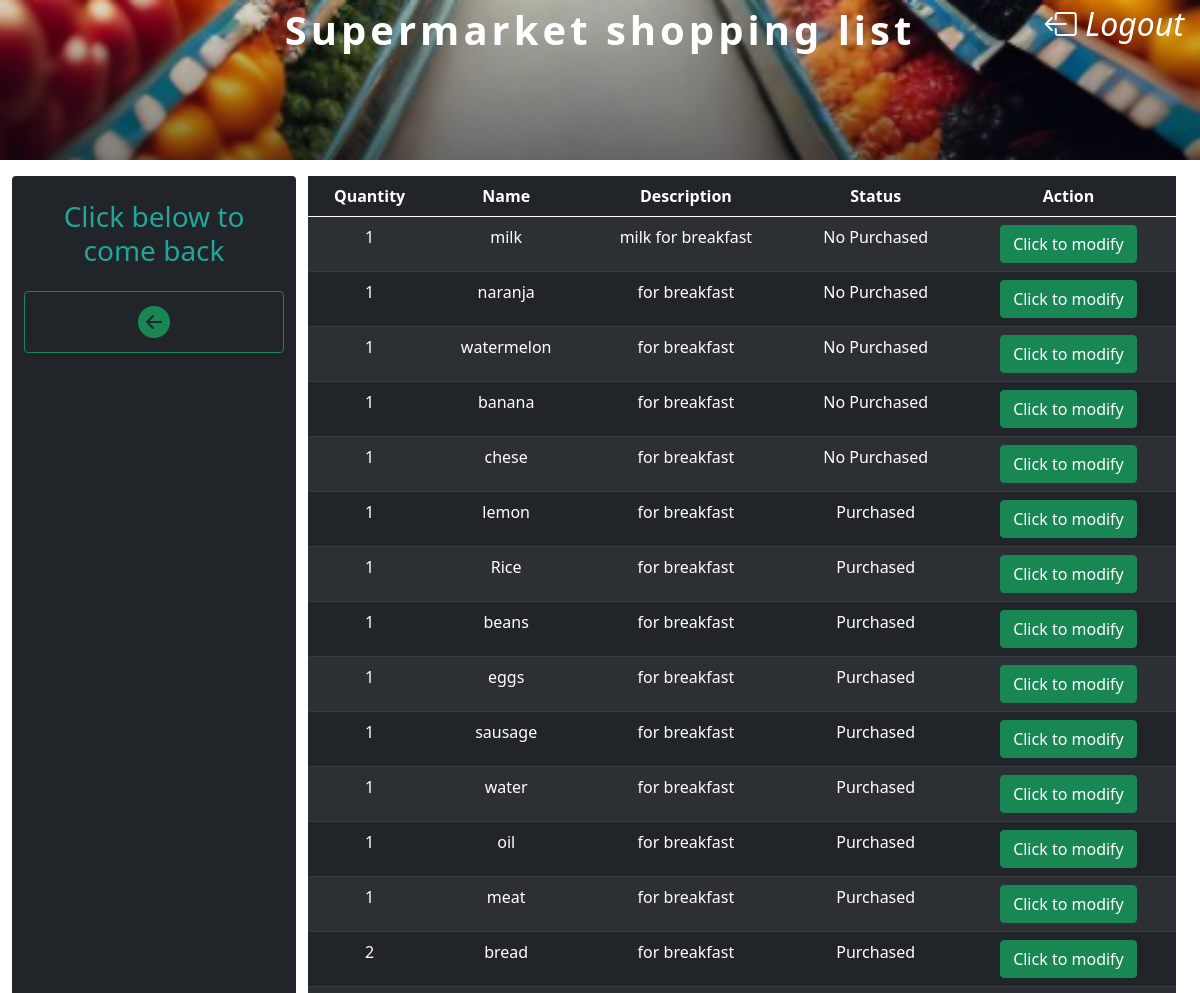
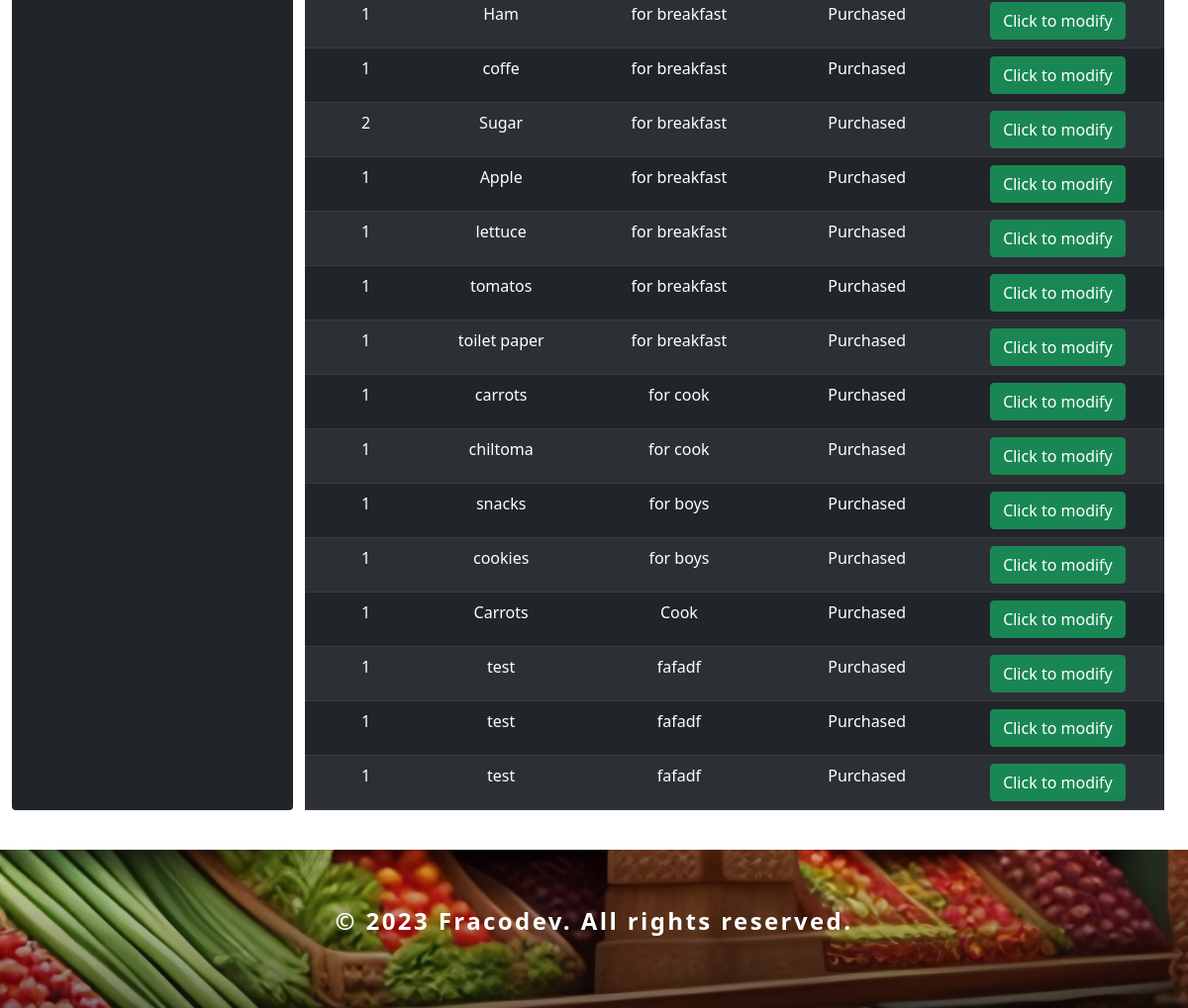
/purchased/ (signed in), run on an earlier commit of the app's database (2 pictures, top to bottom).
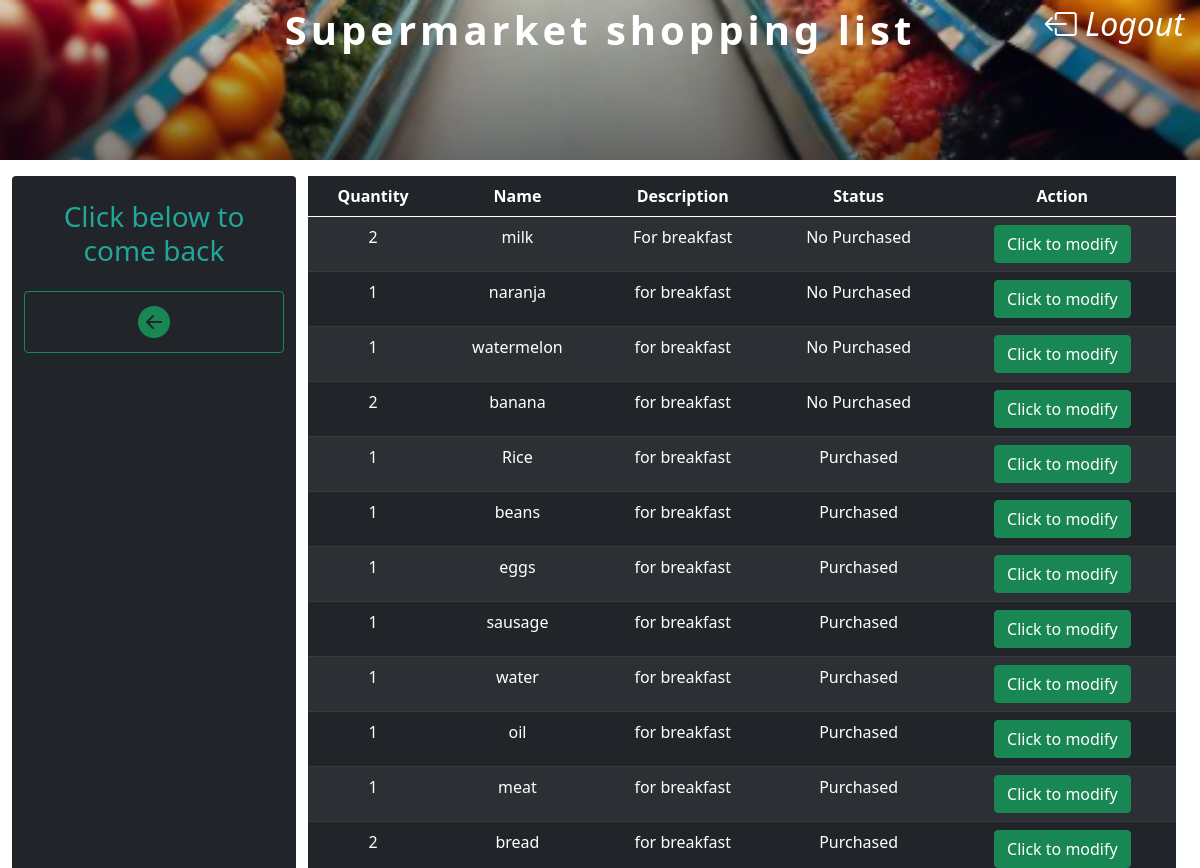
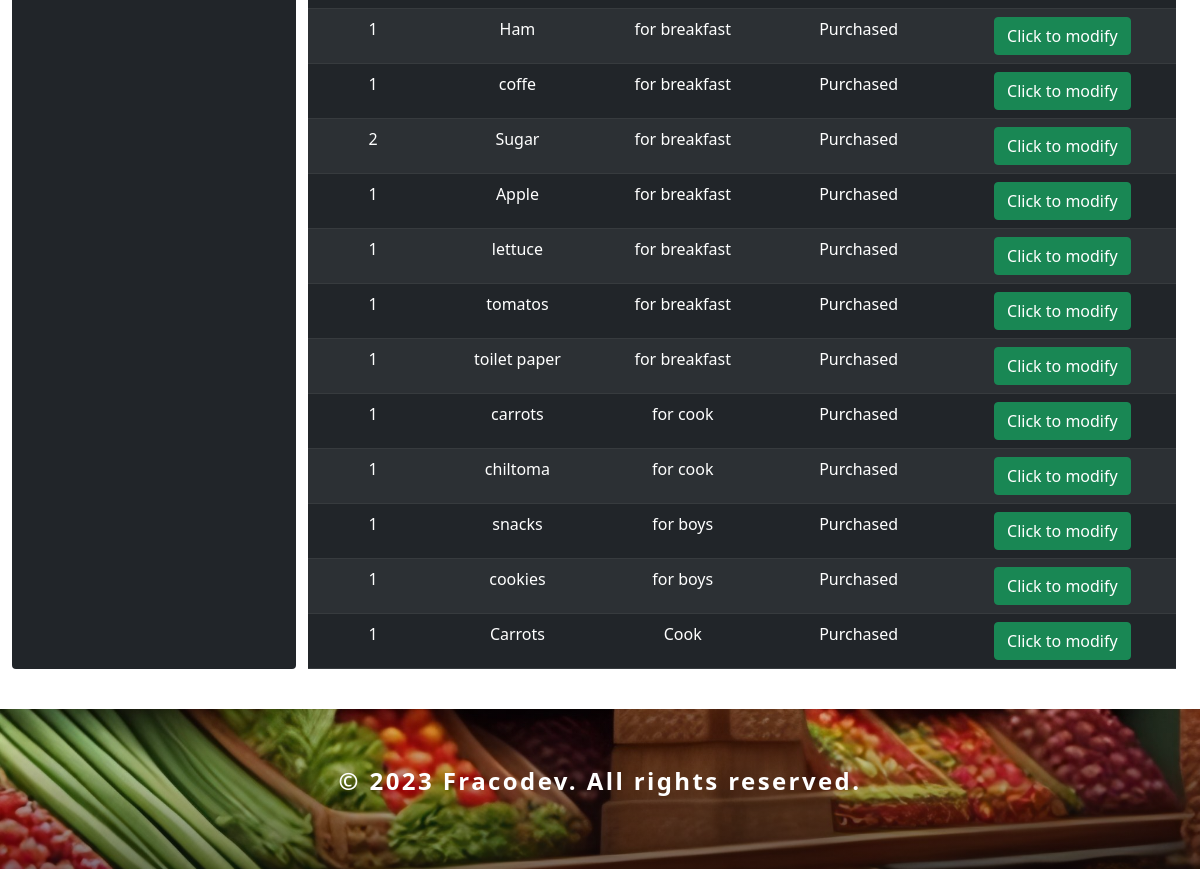
And on a later commit of the database (2 pictures, top to bottom).
### shoplist/models.py (models this page shows, shortened)
class Item(models.Model):
    name = models.CharField(max_length=255, blank=False, null=False)
    description = models.CharField(max_length=50)
    number = models.IntegerField(default=1)
    purchased = models.BooleanField(default=False)
    purchased_at = models.DateTimeField(auto_now_add=True)

### shoplist/views.py (the view)
# urls.py: path('purchased/', PurchasedView.as_view(), name='purchased'),
class PurchasedView(LoginRequiredMixin, TemplateView):
    login_url = reverse_lazy('login')
    template_name = "shoplist/purchased_status.html"
    def get_context_data(self, **kwargs):
        context = super().get_context_data(**kwargs)
        context["items"] = Item.objects.all()
        return context

### shoplist/templates/shoplist/purchased_status.html (shortened to what this page needs)
{% extends 'shoplist/base.html' %}
{% block nav-content %}
    <div class="container-fluid">
        <h3 class="text-center" style="color: #22A699;">Click below to come back</h3>
    </div>
    <a href="{% url 'home' %}" class="btn btn-outline-success me-2 w-100" type="button">
        <i style="font-size: 2em;" class="bi bi-arrow-left-circle-fill"></i>
    </a>
{% endblock nav-content %}
{% block table %}
    <table
    id="table-purchased"
    class="table table-striped table-dark display responsive nowrap"
    width="100%"
    style="padding-top: 0.5em;">
        <thead>
            <tr class="text-center">
                <th class="text-center" data-priority="4" scope="col">Quantity</th>
                <th class="text-center" data-priority="1" scope="col">Name</th>
                <th class="text-center" data-priority="5" scope="col">Description</th>
                <th class="text-center" data-priority="2" scope="col">Status</th>
                <th class="text-center" data-priority="3" scope="col">Action</th>
            </tr>
        </thead>
        <tbody id="tbody-shopping">
            {% for item in items %}
                <tr class="text-center" id="tr-{{item.id}}">
                    <td id="number-{{item.id}}">{{item.number}}</td>
                    <td id="name-{{item.id}}">{{item.name}}</td>
                    <td id="desc-{{item.id}}">{{item.description}}</td>
                    <td
                    id="purchased-{{item.id}}"
                    data-purchased-value="{{item.purchased}}"
                    style="white-space: normal; word-wrap: break-word;">
                        {% if item.purchased %}
                            Purchased
                        {% else %}
                            No Purchased
                        {% endif %}
                    </td>
                    <td id="tdButton-{{item.id}}" class="tdButton">
                        <button
                        type="button"
                        class="btn btn-success btn-purchased"
                        data-url="{% url 'item' item.id %}"
                        data-item-id ="{{item.id}}">
                            Click to modify
                        </button>
                    </td>
                </tr>
            {% endfor %}
        </tbody>
    </table>
{% endblock table %}
{% block custom-scripts %}
{% load static %}
{% endblock custom-scripts %}

### shoplist/templates/shoplist/base.html (shortened to what this page needs)
<!DOCTYPE html>
<html lang="en">
{% load static %}
<head>
    <link href="https://cdn.jsdelivr.net/npm/bootstrap@5.0.2/dist/css/bootstrap.min.css" rel="stylesheet">
    <link rel="stylesheet" href="https://cdn.jsdelivr.net/npm/bootstrap-icons@1.10.5/font/bootstrap-icons.css">
    <link rel="stylesheet" type="text/css" href="https://cdn.datatables.net/1.13.2/css/jquery.dataTables.css">
    <link rel="stylesheet" type="text/css" href="https://cdn.datatables.net/responsive/2.2.9/css/responsive.dataTables.min.css">
</head>
<body>
    <div class="container-fluid image-header text-center d-flex justify-content-center flex-wrap">
        <span style="color: white; font-weight: bold; letter-spacing: 0.1em;">
            Supermarket shopping list
        </span>
        <a
        href="{% url 'account_logout' %}"
        style="text-decoration: none; color: white;">
            <i style="font-size: 2em;" class="bi bi-box-arrow-left p-3"> Logout </i>
        </a>
    </div>
    <div class="container-fluid d-flex mt-3 main-cont">
        <nav class="navbar navbar-expand-lg navbar-light bg-dark d-flex align-items-start mb-3 rounded">
            <div class="collapse navbar-collapse" id="navbarSupportedContent">
                <form class="container-fluid d-flex flex-column gap-3 align-items-start mt-3 mb-3">
                    {% block nav-content %}
                    {% endblock nav-content %}
                </form>
            </div>
        </nav>
        <div class="container-fluid">
            {% block table %}
            {% endblock %}
        </div>
    </div>
    <footer style="margin-top: 1.5em;">
        <div class="container-fluid image-footer d-flex justify-content-center align-items-center">
            <span style="color: white; font-weight: bold; letter-spacing: 0.1em;">
                <p>&copy; 2023 Fracodev. All rights reserved.</p>
            </span>
        </div>
    </footer>
</body>
</html>

What changed in the data, as far as the page shows it:
removed Item: number "1", name "chese", description "for breakfast", purchased "No Purchased"
removed Item: number "1", name "lemon", description "for breakfast", purchased "Purchased"
removed Item: number "1", name "test", description "fafadf", purchased "Purchased"
removed Item: number "1", name "test", description "fafadf", purchased "Purchased"
removed Item: number "1", name "test", description "fafadf", purchased "Purchased"
changed Item "milk": number "1" → "2"; description "milk for breakfast" → "For breakfast"
changed Item "banana": number "1" → "2"
